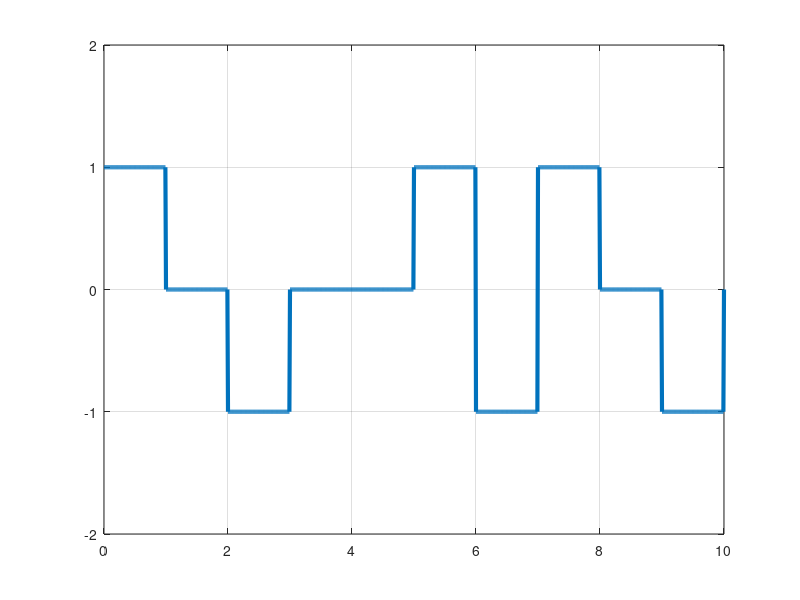

The MATLAB script that drew this image:
clc;
clear;
bits = [1,0,1,0,0,1,1,1,0,1];
%bits = input("INPUT BITS: ");

T = length(bits);
n = 100;

N = n*T;
t = 0:T/N:T;
x = zeros(1,length(t));
val = -1
for i=1:T
  if bits(i)==1
    val = val*-1;
    x((i-1)*n+1:i*n)=val;
  end
end

plot(t,x,'LineWidth',3);
axis([0,T,-2,2]);
grid on;

j=1
%Demodulation
for i=1:length(x)
  if mod(i,n)==0
    if x(i)==0
        ans_bits(j) = 0;
    else
        ans_bits(j) = 1;
    end
    j = j+1;
  end
end

disp('Demodulation : ')
disp(ans_bits)